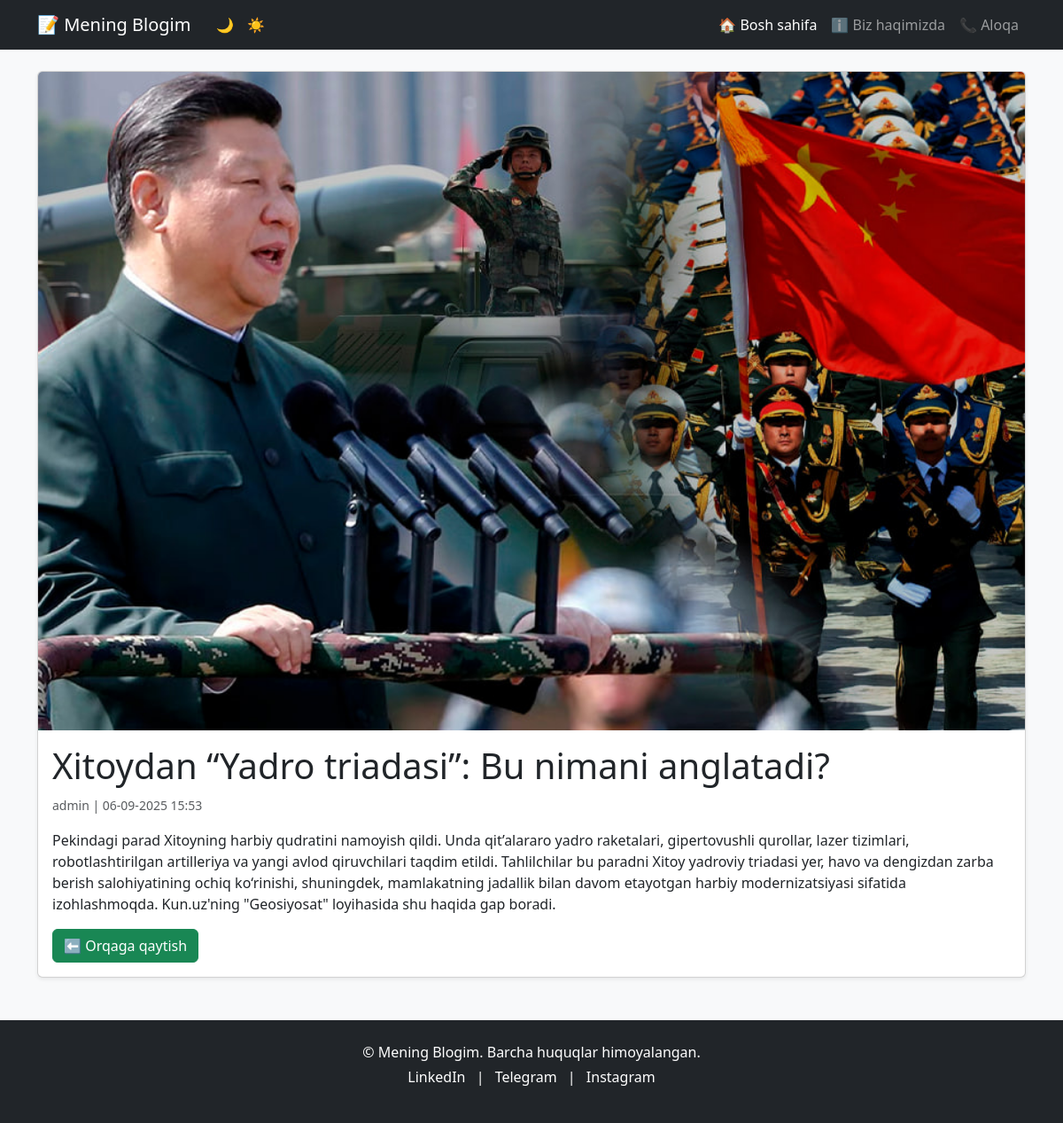
The app's page /post/2/ with its own data.
### posts/models.py (models this page shows, shortened)
class Post(models.Model):
    author = models.ForeignKey(User, on_delete=models.CASCADE, null=True, blank=True)
    title = models.CharField(max_length=200, verbose_name="Sarlavha")
    body = models.TextField(verbose_name="Matn")
    created_at = models.DateTimeField(auto_now_add=True,verbose_name="Yaratilgan vaqti")
    STATUS_CHOICES = [
        ('draft', 'Qoralama'),
        ('published','Nashr etilgan'),
        ]
    status = models.CharField(max_length=10, choices=STATUS_CHOICES, default='draft', verbose_name="Holat")
    image = models.ImageField(
        upload_to='posts/%Y/%m/$d/',
        blank=True,
        null=True,
        verbose_name='Rasm')
    class Meta:
        ordering = ['-created_at']
        verbose_name = "Post"
        verbose_name_plural = "Postlar"

### posts/views.py (the view)
# urls.py: path('post/<int:pk>/', views.post_detail, name='post_detail'),
def post_detail(request, pk):
    post = get_object_or_404(Post, pk=pk)
    return render(request, 'posts/post_detail.html', {'post': post})

### posts/templates/posts/post_detail.html (shortened to what this page needs)
{% extends 'posts/base.html' %}
{% block content %}
    <div class="card shadow-sm">
                {% if post.image %}
                    <img src="{{ post.image.url}}" class="card-img-top img-fluid" >
                {% endif %}
                <div class="card-body">
                    <h1 class="card-title">{{  post.title }}</h1>
                    <p class="text-muted">
                        <small>{{ post.author }} | {{ post.created_at|date:"d-m-Y H:i" }}</small>
                    </p>
                    <p class="card-text"> {{ post.body }}</p>
                    <a href="{% url 'post_list' %}" class="btn btn-success">⬅️ Orqaga qaytish</a>
                </div>
    </div>
{% endblock %}

### posts/templates/posts/base.html (style rules this page uses)
body { background-color: #f8f9fa; color: #212529; }
.card { background-color: #fff; color: #212529; }

### records on screen
Post: image (picture), title "Xitoydan “Yadro triadasi”: Bu nimani anglatadi?", author "admin", created_at "06-09-2025 15:53", body "Pekindagi parad Xitoyning harbiy qudratini namoyish qildi. Unda qit’alararo yadro raketalari, gipertovushli qurollar, lazer tizimlari, robotlashtirilgan artilleriya va yangi avlod qiruvchilari taqdim etildi. Tahlilchilar bu paradni Xitoy yadroviy triadasi yer, havo va dengizdan zarba berish salohiyatining ochiq ko‘rinishi, shuningdek, mamlakatning jadallik bilan davom etayotgan harbiy modernizatsiyasi sifatida izohlashmoqda. Kun.uz'ning \"Geosiyosat\" loyihasida shu haqida gap boradi."
